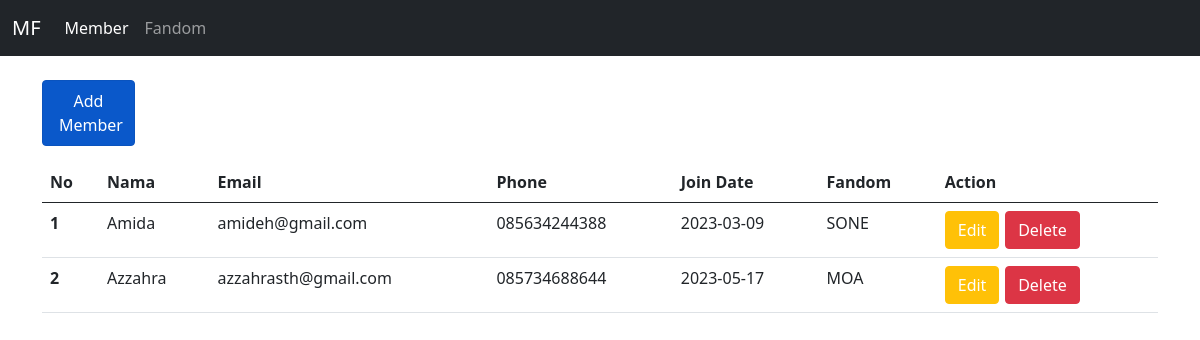
The app's page /source_code/index.php with its own data.
### tables this page shows
CREATE TABLE `members` (
  `id` int(11) NOT NULL,
  `name` varchar(255) NOT NULL,
  `email` varchar(255) NOT NULL,
  `phone` varchar(15) NOT NULL,
  `join_date` date NOT NULL,
  `id_fandom` int(11) NOT NULL
);

CREATE TABLE `fandom` (
  `id_fandom` int(11) NOT NULL,
  `nama_fandom` varchar(255) NOT NULL,
  `tahun_dibentuk` varchar(5) NOT NULL,
  `grup_idola` varchar(255) NOT NULL
);

### source_code/controllers/Members.controller.php (called while the page is built, shortened)
<?php
include_once("views/Members.view.php");
class MembersController {
  private $members;
  function __construct(){
    $this->members = new Members(Conf::$db_host, Conf::$db_user, Conf::$db_pass, Conf::$db_name);
  }
  function index() {
    $this->members->open();
    $this->members->getMembers();
    $dataMembers = array();
    while($row = $this->members->getResult()){
      array_push($dataMembers, $row);
    }
    $view = new MembersView();
    $view->render($dataMembers);
  }
}

### source_code/index.php (called while the page is built, shortened)
<?php
include_once("models/Template.class.php");
include_once("models/DB.class.php");
include_once("controllers/Members.controller.php");
$member = new MembersController();
$member->index();

### source_code/models/DB.class.php (called while the page is built, shortened)
<?php
class DB
{
    var $db_host = "";
    var $db_user = "";
    var $db_pass = "";
    var $db_name = "";
    var $db_link = "";
    function __construct($db_host, $db_user, $db_pass, $db_name)
    {
        $this->db_host = $db_host;
        $this->db_user = $db_user;
        $this->db_pass = $db_pass;
        $this->db_name = $db_name;
    }
    function open()
    {
        $this->db_link = mysqli_connect($this->db_host, $this->db_user, $this->db_pass, $this->db_name);
    }
    function execute($query)
    {
        $this->result = mysqli_query($this->db_link, $query);
        return $this->result;
    }
}
?>

### source_code/models/Members.class.php (called while the page is built, shortened)
<?php
class Members extends DB
{
    function getMembers()
    {
        $query = "SELECT * FROM members JOIN fandom on members.id_fandom=fandom.id_fandom order by members.id";
        return $this->execute($query);
    }
}
?>

### source_code/views/Members.view.php (the view, shortened to what this page needs)
<?php
class MembersView
{
    public function render($data)
    {
        $dataMember = null;
        $no = 0;
        $header = "<tr>
        <th> No </th>
                <th> Nama </th>
                <th> Email </th>
                <th> Phone </th>
                <th> Join Date </th>
                <th> Fandom </th>
                <th> Action </th>
                </tr>";
        foreach ($data as $val) {
            $dataMember .=
                '<tr>
                <th scope="row">' . ++$no . '</th>
                <td>' . $val['name'] . '</td>
                <td>' . $val['email'] . '</td>
                <td>' . $val['phone'] . '</td>
                <td>' . $val['join_date'] . '</td>
                <td>' . $val['nama_fandom'] . '</td>
                <td style="font-size: 22px;">
                <a href="formMembers.php?id=' . $val['id'] . '"><button type="button" class="btn btn-warning text-white">Edit</button></a>
                <a href="index.php?hapus=' . $val['id'] . '"><button type="button" class="btn btn-danger">Delete</button></a>
                </td>
                </tr>';
        }
    }
}

### source_code/models/Template.class.php (shortened to what this page needs)
<?php
class Template
{
    var $content = '';
    function __construct($filename='')
    {
        $this->content = implode('', @file($filename));
    }
    function clear()
    {
        $this->content = preg_replace("/DATA_[A-Z|_|0-9]+/", "", $this->content);
    }
    function write()
    {
        print $this->content;
    }
    function replace($old = '', $new = '')
    {
        if (is_int($new)) {
            $value = sprintf("%d", $new);
        }
        elseif (is_float($new)) {
            $value = sprintf("%f", $new);
        }
        elseif (is_array($new)) {
            $value = '';
            foreach ($new as $item) {
                $value .= $item. ' ';
            }
        }
        else {
            $value = $new;
        }
        $this->content = preg_replace("/$old/", $value, $this->content);
    }
}
?>

### records on screen
members: name "Amida", email "amideh@gmail.com", phone "085634244388", join_date "2023-03-09", id_fandom.nama_fandom "SONE"
members: name "Azzahra", email "azzahrasth@gmail.com", phone "085734688644", join_date "2023-05-17", id_fandom.nama_fandom "MOA"

### other values on screen
$this->content "MF Member Fandom Add Member"
